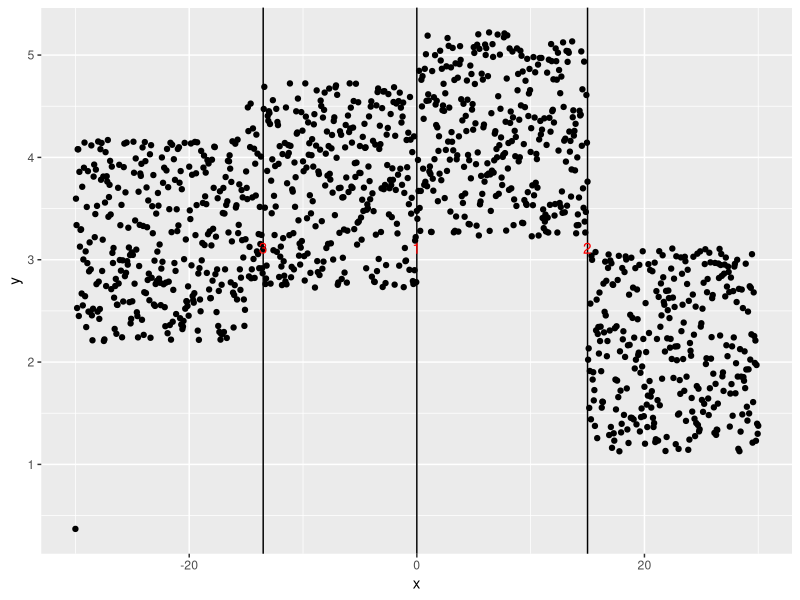
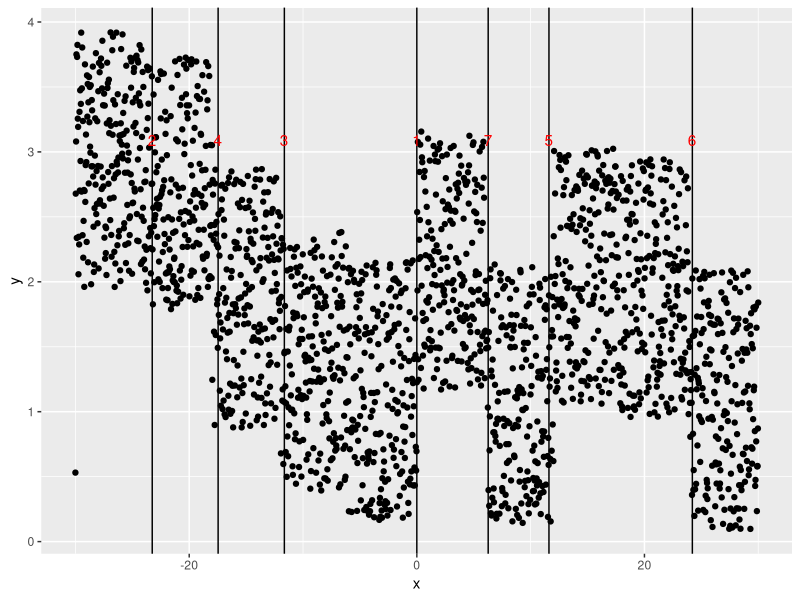
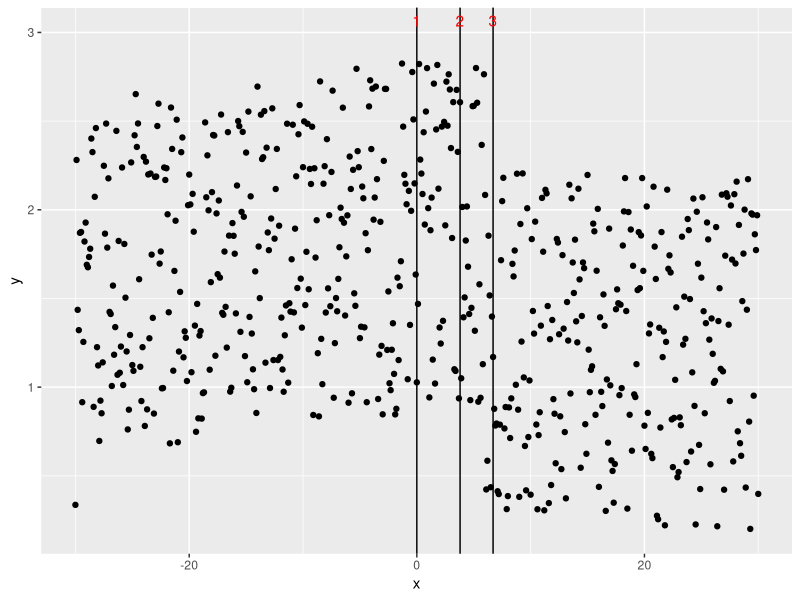
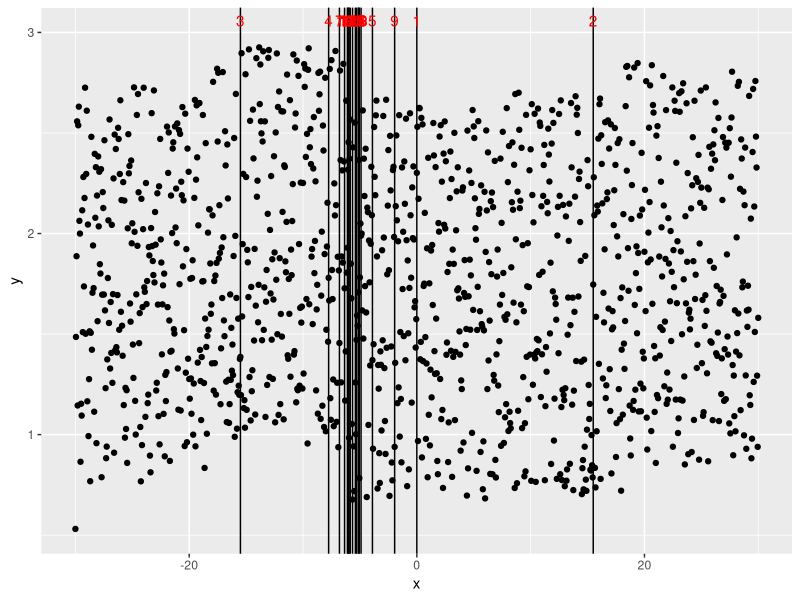

Source code (R) for these figures, in order:
## ---- chunk 1

library(tidyverse)

# calculate rmse for given splits 
calculate_rmse <- function(df,prev_splits,current) {
  splits <- prev_splits
  if (!is.null(current) && !(current %in% prev_splits)) {
    splits <- c(prev_splits,current)
  }
  splits <- c(min(df$x)-1,splits,max(df$x)+1)
  df <- df %>% mutate(group = cut(x, breaks = splits)) %>%
    group_by(group) %>% 
    mutate(group_mean = mean(y)) %>% 
    mutate(component_rmse = (y-group_mean)^2) %>% 
    ungroup() %>% 
    summarise(total_rmse = sum(component_rmse))
  
  df %>% select(total_rmse) %>% pull()
}
## ---- chunk 2
# calculates average delta around radius of point, by index
find_avg_delta <- function(df, radius, prev_splits, point) {
  index <- which.min(abs(df$x - point))[[1]]
  
  rmse_vector <- sapply((index - radius):(index + radius), 
                        function(i) calculate_rmse(df, prev_splits, df$x[i]))
  
  -mean(diff(rmse_vector))
}
## ---- chunk 3
# finds local minima, should return in a tibble with RMSE and break point
# either stops when 0 move reached or after iterations has elapsed rounds last
# round_x_iterations -> if it is cycling around best point
step_gradient_descent <- function(df,init,alpha,radius,iterations,
                                  prev_splits = NULL,
                                  round_x_iterations=5) {
  zeroed <- FALSE
  iterations_to_round <- c()
  index <- which.min(abs(df$x - init))[[1]]
  
  for (i in 1:iterations) {
    
    value <- df$x[index]

    delta <- find_avg_delta(df,radius,prev_splits, value)
    move <- round(delta * alpha)   
    index <- index + move 
    
    if (move == 0) {
      zeroed <- TRUE
      break
    }
    
    if (iterations - i < round_x_iterations) {
      iterations_to_round <- c(iterations_to_round,df$x[index])
    }
  }

  split <- ifelse(zeroed, df$x[index], mean(iterations_to_round))
  rmse <- calculate_rmse(df, prev_splits, split)
  
  tibble(split = split, rmse = rmse)
  }

## ---- chunk 4
# given array of numbers, calculates midpoints returning n-1 numbers
calculate_midpoints <- function(array) {
  midpoints <- numeric(0)
  # Iterate over pairs of consecutive numbers in the array
  for (i in seq(1, length(array)-1)) {
    start <- array[i]
    end <- array[i + 1]
    # Calculate the midpoint and append it to the result
    midpoint <- (start + end) / 2
    midpoints <- c(midpoints, midpoint)
  }
  
  return(midpoints)
}

# calculates midpoints given all previous splits, returns best split from ones starting at each midpoint
find_global_split <- function(df,alpha,radius,iterations,
                              prev_splits = NULL,
                              round_x_iterations = 5) {
  splits <- sort(prev_splits)
  splits <- c(min(df$x)-1,splits,max(df$x)+1)
  midpoints <- calculate_midpoints(splits)
  minima <- tibble(split = numeric(), rmse = numeric())  
  
  for(midpoint in midpoints) {
    local_min <- step_gradient_descent(df,midpoint,alpha,radius,iterations,
                                       prev_splits,
                                       round_x_iterations)
    minima <- bind_rows(minima, local_min)
    
  }
  
  minima %>% arrange(rmse) %>% head(1) %>% select(split) %>% pull()
}
## ---- chunk 5
# recursively prune worst split
prune_splits <- function(df, splits, threshold) {
  init_rmse <- calculate_rmse(df,splits,NULL)
  rmse_without_each <- c()
  for (i in 1:length(splits)) {
    without_this <- calculate_rmse(df,splits[splits != splits[i]],NULL)
    rmse_without_each <- c(rmse_without_each, without_this - init_rmse)
  }
  sorted_indices <- order(rmse_without_each)
  worst_split <- splits[sorted_indices[1]]
  worst_rmse <- rmse_without_each[sorted_indices[1]]
  
  ratio <- worst_rmse / init_rmse
  
  if (length(splits) < 3 | ratio > threshold) {
    return(splits)
  }
  else {
    # recursion
    prune_splits(df,splits[splits != worst_split],threshold)
  }
}

make_splits <- function(df, max_cuts, alpha, radius, iterations, threshold,
                        round_x_iterations = 5) {
  splits <- c()
  for (i in 1:max_cuts) {
    new <- find_global_split(df,alpha,radius,iterations,splits,round_x_iterations)
    splits <- c(splits,new)
  }
  
  splits <- prune_splits(df,splits,threshold)
  
  plot_parts(df,splits)
}
## ---- chunk 6
# generate fake data in tibble

make_random_tibble <- function(range, distance, noise, sections, section_ratio) {
  x <- seq(from = -range, to = range, by = distance)
  y <- runif(length(x)) * noise
  
  chunk_length <- length(y) / sections
  
  for (i in 1:sections) {
    start_index <- ((i - 1) * chunk_length + 1)
    end_index <- (i * chunk_length)
    y[start_index:end_index+1] <- y[start_index:end_index+1] + runif(1) * noise * section_ratio
  }
  tibble(x,y)
}

# plot what splits look like for dataset 
plot_parts <- function(df,splits) {
  vlines <- data.frame(xintercept = splits, index = seq_along(splits))
  
  df %>% ggplot(mapping = aes(x = x, y = y)) +
    geom_point() +
    geom_vline(data = vlines, mapping = aes(xintercept = xintercept)) +
    geom_text(data = vlines, aes(x = xintercept, label = index, y = 3),
              vjust = -0.5, hjust = 0.5, color = "red")  # Adjust vjust and hjust as needed
}

## ---- chunk 7
set.seed(2)

test <- make_random_tibble(range = 30,
                           distance = 0.05,
                           noise = 2,
                           sections = 4,
                           section_ratio = 3)

make_splits(test,
            max_cuts = 20,
            alpha = 0.5, 
            radius = 2, 
            iterations = 10,
            threshold = 0.01)

## ---- chunk 8
set.seed(1)

test <- make_random_tibble(range = 30,
                           distance = 0.03,
                           noise = 2,
                           sections = 10,
                           section_ratio = 1)

make_splits(test,
            max_cuts = 20,
            alpha = 0.5, 
            radius = 2, 
            iterations = 25,
            threshold = 0.01)
## ---- chunk 9
set.seed(3)

test <- make_random_tibble(range = 30,
                           distance = 0.1,
                           noise = 2,
                           sections = 5,
                           section_ratio = 0.5)

make_splits(test,
            max_cuts = 20,
            alpha = 0.25, 
            radius = 2, 
            iterations = 25,
            threshold = 0.01)
## ---- chunk 10
set.seed(1)

test <- make_random_tibble(range = 30,
                           distance = 0.05,
                           noise = 2,
                           sections = 5,
                           section_ratio = 0.5)

make_splits(test,
            max_cuts = 20,
            alpha = 0.25, 
            radius = 2, 
            iterations = 25,
            threshold = 0.0)
